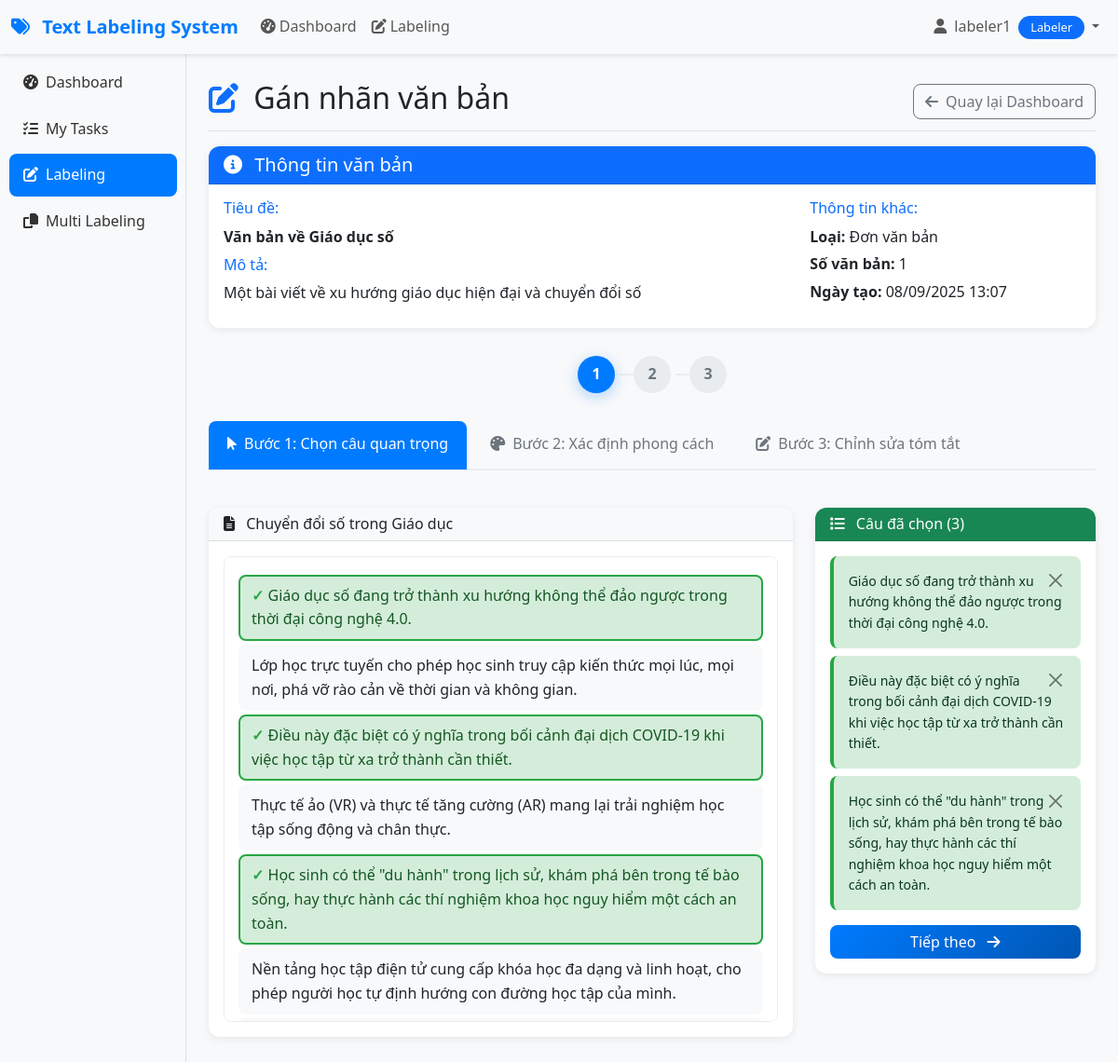
Page /labeler/labeling.php?group_id=2 (signed in) on the committed database.
### tables this page shows
CREATE TABLE `document_groups` (
  `id` int(11) NOT NULL AUTO_INCREMENT,
  `title` varchar(255) NOT NULL,
  `description` text,
  `group_type` enum('single','multi') NOT NULL DEFAULT 'single',
  `ai_summary` text NOT NULL,
  `uploaded_by` int(11) DEFAULT NULL,
  `assigned_labeler` int(11) DEFAULT NULL,
  `assigned_reviewer` int(11) DEFAULT NULL,
  `status` enum('pending','in_progress','completed','reviewed') NOT NULL DEFAULT 'pending',
  `priority` enum('low','medium','high') NOT NULL DEFAULT 'medium',
  `deadline` datetime DEFAULT NULL,
  `created_at` timestamp NOT NULL DEFAULT CURRENT_TIMESTAMP,
  `updated_at` timestamp NOT NULL DEFAULT CURRENT_TIMESTAMP ON UPDATE CURRENT_TIMESTAMP,
  PRIMARY KEY (`id`),
  KEY `idx_uploaded_by` (`uploaded_by`),
  KEY `idx_assigned_labeler` (`assigned_labeler`),
  KEY `idx_assigned_reviewer` (`assigned_reviewer`),
  KEY `idx_status` (`status`),
  KEY `idx_group_type` (`group_type`),
  KEY `idx_created_at` (`created_at`),
  CONSTRAINT `fk_groups_uploader` FOREIGN KEY (`uploaded_by`) REFERENCES `users` (`id`) ON DELETE SET NULL,
  CONSTRAINT `fk_groups_labeler` FOREIGN KEY (`assigned_labeler`) REFERENCES `users` (`id`) ON DELETE SET NULL,
  CONSTRAINT `fk_groups_reviewer` FOREIGN KEY (`assigned_reviewer`) REFERENCES `users` (`id`) ON DELETE SET NULL
);

CREATE TABLE `documents` (
  `id` int(11) NOT NULL AUTO_INCREMENT,
  `title` varchar(255) NOT NULL,
  `content` longtext NOT NULL,
  `group_id` int(11) DEFAULT NULL,
  `document_order` int(11) NOT NULL DEFAULT 1,
  `file_path` varchar(500) DEFAULT NULL,
  `file_size` bigint(20) DEFAULT NULL,
  `word_count` int(11) DEFAULT NULL,
  `sentence_count` int(11) DEFAULT NULL,
  `uploaded_by` int(11) DEFAULT NULL,
  `created_at` timestamp NOT NULL DEFAULT CURRENT_TIMESTAMP,
  `updated_at` timestamp NOT NULL DEFAULT CURRENT_TIMESTAMP ON UPDATE CURRENT_TIMESTAMP,
  PRIMARY KEY (`id`),
  KEY `idx_group_id` (`group_id`),
  KEY `idx_uploaded_by` (`uploaded_by`),
  KEY `idx_document_order` (`document_order`),
  KEY `idx_created_at` (`created_at`),
  CONSTRAINT `fk_documents_group` FOREIGN KEY (`group_id`) REFERENCES `document_groups` (`id`) ON DELETE CASCADE,
  CONSTRAINT `fk_documents_uploader` FOREIGN KEY (`uploaded_by`) REFERENCES `users` (`id`) ON DELETE SET NULL
);

### includes/functions.php (called while the page is built, shortened)
<?php
function getDocumentGroup($group_id) {
    global $pdo;
    try {
        $stmt = $pdo->prepare("
            SELECT dg.*, u.username as uploaded_by_user
            FROM document_groups dg
            LEFT JOIN users u ON dg.uploaded_by = u.id
            WHERE dg.id = ?
        ");
        $stmt->execute([$group_id]);
        return $stmt->fetch();
    } catch (Exception $e) {
        throw new Exception("Error fetching document group: " . $e->getMessage());
    }
}
function getDocumentsByGroup($group_id) {
    global $pdo;
    try {
        $stmt = $pdo->prepare("
            SELECT * FROM documents
            WHERE group_id = ?
            ORDER BY document_order ASC
        ");
        $stmt->execute([$group_id]);
        return $stmt->fetchAll();
    } catch (Exception $e) {
        throw new Exception("Error fetching documents: " . $e->getMessage());
    }
}
function getLabeling($group_id, $user_id) {
    global $pdo;
    try {
        $stmt = $pdo->prepare("SELECT * FROM labelings WHERE group_id = ? AND user_id = ?");
        $stmt->execute([$group_id, $user_id]);
        return $stmt->fetch();
    } catch (Exception $e) {
        throw new Exception("Error fetching labeling: " . $e->getMessage());
    }
}
?>

### labeler/labeling.php (the view, shortened to what this page needs)
<?php
require_once '../config/database.php';
require_once '../includes/functions.php';
$user_id = $_SESSION['user_id'];
$group_id = isset($_GET['group_id']) ? (int)$_GET['group_id'] : 0;
try {
    $group = getDocumentGroup($group_id);
    $documents = getDocumentsByGroup($group_id);
    $existing_labeling = getLabeling($group_id, $user_id);
    $selected_sentences = [];
    if ($existing_labeling) {
        $selected_sentences = json_decode($existing_labeling['selected_sentences'] ?? '[]', true);
    }
} catch (Exception $e) {
    $error_message = "Lỗi khi tải dữ liệu: " . $e->getMessage();
}
?>
<!DOCTYPE html>
<html lang="vi">
<head>
    <link href="https://cdnjs.cloudflare.com/ajax/libs/bootstrap/5.3.0/css/bootstrap.min.css" rel="stylesheet">
    <link href="https://cdnjs.cloudflare.com/ajax/libs/font-awesome/6.4.0/css/all.min.css" rel="stylesheet">
    <link href="../css/style.css" rel="stylesheet">
</head>
<body>
    <?php include '../includes/header.php'; ?>
    <div class="container-fluid">
        <div class="row">
            <nav class="col-md-3 col-lg-2 d-md-block bg-light sidebar">
                <div class="position-sticky pt-3">
                    <ul class="nav flex-column">
                        <li class="nav-item">
                            <a class="nav-link" href="dashboard.php">
                                <i class="fas fa-tachometer-alt me-2"></i>Dashboard
                            </a>
                        </li>
                        <li class="nav-item">
                            <a class="nav-link" href="my_tasks.php">
                                <i class="fas fa-tasks me-2"></i>My Tasks
                            </a>
                        </li>
                        <li class="nav-item">
                            <a class="nav-link active" href="labeling.php">
                                <i class="fas fa-edit me-2"></i>Labeling
                            </a>
                        </li>
                        <li class="nav-item">
                            <a class="nav-link" href="multi_labeling.php">
                                <i class="fas fa-copy me-2"></i>Multi Labeling
                            </a>
                        </li>
                    </ul>
                </div>
            </nav>
            <main class="col-md-9 ms-sm-auto col-lg-10 px-md-4">
                <div class="d-flex justify-content-between flex-wrap flex-md-nowrap align-items-center pt-3 pb-2 mb-3 border-bottom">
                    <h1 class="h2">
                        <i class="fas fa-edit me-2 text-primary"></i>
                        Gán nhãn văn bản
                    </h1>
                    <div class="btn-toolbar mb-2 mb-md-0">
                        <a href="dashboard.php" class="btn btn-outline-secondary">
                            <i class="fas fa-arrow-left me-2"></i>Quay lại Dashboard
                        </a>
                    </div>
                </div>
                <div class="card mb-4">
                    <div class="card-header bg-primary text-white">
                        <h5 class="mb-0">
                            <i class="fas fa-info-circle me-2"></i>
                            Thông tin văn bản
                        </h5>
                    </div>
                    <div class="card-body">
                        <div class="row">
                            <div class="col-md-8">
                                <h6 class="text-primary">Tiêu đề:</h6>
                                <p class="mb-2"><strong><?php echo htmlspecialchars($group['title']); ?></strong></p>
                                <h6 class="text-primary">Mô tả:</h6>
                                <p class="mb-2"><?php echo htmlspecialchars($group['description'] ?? ''); ?></p>
                            </div>
                            <div class="col-md-4">
                                <h6 class="text-primary">Thông tin khác:</h6>
                                <p class="mb-1"><strong>Loại:</strong> <?php echo $group['group_type'] === 'multi' ? 'Đa văn bản' : 'Đơn văn bản'; ?></p>
                                <p class="mb-1"><strong>Số văn bản:</strong> <?php echo count($documents); ?></p>
                                <p class="mb-0"><strong>Ngày tạo:</strong> <?php echo date('d/m/Y H:i', strtotime($group['created_at'])); ?></p>
                            </div>
                        </div>
                    </div>
                </div>
                <div class="progress-step">
                    <div class="step active" id="step-1">1</div>
                    <div class="step" id="step-2">2</div>
                    <div class="step" id="step-3">3</div>
                </div>
                <ul class="nav nav-tabs" id="labelingTabs" role="tablist">
                    <li class="nav-item" role="presentation">
                        <button class="nav-link active" id="step1-tab" data-bs-toggle="tab" data-bs-target="#step1" type="button">
                            <i class="fas fa-mouse-pointer me-2"></i>Bước 1: Chọn câu quan trọng
                        </button>
                    </li>
                    <li class="nav-item" role="presentation">
                        <button class="nav-link" id="step2-tab" data-bs-toggle="tab" data-bs-target="#step2" type="button">
                            <i class="fas fa-palette me-2"></i>Bước 2: Xác định phong cách
                        </button>
                    </li>
                    <li class="nav-item" role="presentation">
                        <button class="nav-link" id="step3-tab" data-bs-toggle="tab" data-bs-target="#step3" type="button">
                            <i class="fas fa-edit me-2"></i>Bước 3: Chỉnh sửa tóm tắt
                        </button>
                    </li>
                </ul>
                <div class="tab-content" id="labelingTabContent">
                    <div class="tab-pane fade show active" id="step1" role="tabpanel">
                        <div class="row">
                            <div class="col-md-8">
                                <?php if (!empty($documents)): ?>
                                    <?php foreach ($documents as $index => $document): ?>
                                        <div class="card mb-3">
                                            <div class="card-header bg-light">
                                                <h6 class="mb-0">
                                                    <i class="fas fa-file-text me-2"></i>
                                                    <?php echo htmlspecialchars($document['title']); ?>
                                                </h6>
                                            </div>
                                            <div class="card-body">
                                                <div class="document-content" data-document-id="<?php echo $document['id']; ?>">
                                                    <?php
                                                    $sentences = preg_split('/(?<=[.!?])\s+/', $document['content'], -1, PREG_SPLIT_NO_EMPTY);
                                                    foreach ($sentences as $sentence_index => $sentence):
                                                        $sentence_id = $document['id'] . '_' . $sentence_index;
                                                        $is_selected = in_array($sentence_id, $selected_sentences);
                                                    ?>
                                                        <div class="sentence <?php echo $is_selected ? 'selected' : ''; ?>"
                                                             data-sentence-id="<?php echo $sentence_id; ?>"
                                                             data-document-id="<?php echo $document['id']; ?>"
                                                             data-sentence-index="<?php echo $sentence_index; ?>">
                                                            <?php echo htmlspecialchars(trim($sentence)); ?>
                                                        </div>
                                                    <?php endforeach; ?>
                                                </div>
                                            </div>
                                        </div>
                                    <?php endforeach; ?>
                                <?php endif; ?>
                            </div>
                            <div class="col-md-4">
                                <div class="card">
                                    <div class="card-header bg-success text-white">
                                        <h6 class="mb-0">
                                            <i class="fas fa-list me-2"></i>
                                            Câu đã chọn (<span id="selected-count">0</span>)
                                        </h6>
                                    </div>
                                    <div class="card-body">
                                        <div id="selected-sentences-summary">
                                        </div>
                                        <div class="mt-3">
                                            <button type="button" class="btn btn-primary w-100" onclick="goToStep(2)">
                                                Tiếp theo <i class="fas fa-arrow-right ms-2"></i>
                                            </button>
                                        </div>
                                    </div>
                                </div>
                            </div>
                        </div>
                    </div>
                </div>
            </main>
        </div>
    </div>
</body>
</html>

### css/style.css (style rules this page uses)
body { font-family: 'Segoe UI', Tahoma, Geneva, Verdana, sans-serif; background-color: #f8f9fa; line-height: 1.6; }
.sidebar { position: fixed; top: 0; bottom: 0; left: 0; z-index: 100; padding: 48px 0 0; box-shadow: inset -1px 0 0 rgba(0, 0, 0, .1); background-color: #f8f9fa; }
.sidebar .nav-link { color: #333; padding: 10px 15px; border-radius: 8px; margin: 2px 10px; transition: all 0.3s ease; }
.sidebar .nav-link.active { background-color: #007bff; color: white; }
.card { border: none; border-radius: 12px; box-shadow: 0 2px 10px rgba(0,0,0,0.08); transition: all 0.3s ease; }
.card-header { border-radius: 12px 12px 0 0 !important; border-bottom: 1px solid rgba(0,0,0,0.125); font-weight: 600; }
.btn { border-radius: 8px; font-weight: 500; transition: all 0.3s ease; }
.btn-primary { background: linear-gradient(135deg, #007bff 0%, #0056b3 100%); border: none; }
.sentence { display: block; padding: 8px 12px; margin: 4px 0; border-radius: 8px; cursor: pointer; transition: all 0.3s ease; border: 2px solid transparent; line-height: 1.6; background-color: #f8f9fa; word-wrap: break-word; }
.sentence.selected { background-color: #d4edda; border-color: #28a745; color: #155724; font-weight: 500; }
.sentence.selected::before { content: "✓ "; color: #28a745; font-weight: bold; }
.document-content { max-height: 500px; overflow-y: auto; padding: 15px; background-color: white; border: 1px solid #e9ecef; border-radius: 8px; }
.progress-step { display: flex; justify-content: center; align-items: center; margin: 30px 0; }
.step { width: 40px; height: 40px; border-radius: 50%; background: #e9ecef; color: #6c757d; display: flex; align-items: center; justify-content: center; margin: 0 10px; font-weight: bold; transition: all 0.3s ease; position: relative; }
.step::after { content: ''; position: absolute; right: -25px; width: 20px; height: 2px; background: #e9ecef; z-index: -1; }
.step:last-child::after { display: none; }
.step.active { background: #007bff; color: white; box-shadow: 0 4px 15px rgba(0,123,255,0.3); }
.nav-tabs { border-bottom: 2px solid #e9ecef; margin-bottom: 20px; }
.nav-tabs .nav-link { border: none; border-radius: 8px 8px 0 0; color: #6c757d; padding: 12px 20px; margin-right: 5px; transition: all 0.3s ease; background-color: transparent; }
.nav-tabs .nav-link.active { background-color: #007bff; color: white; border-bottom: 2px solid #007bff; }
.tab-content { padding: 20px 0; }

### labeler/labeling.php (style rules this page uses)
.sentence { padding: 8px 12px; margin: 4px 0; border-radius: 8px; cursor: pointer; transition: all 0.3s ease; border: 2px solid transparent; line-height: 1.6; background-color: #f8f9fa; }
.sentence.selected { background-color: #d4edda; border-color: #28a745; color: #155724; }
.progress-step { display: flex; justify-content: center; margin: 30px 0; }
.step { width: 40px; height: 40px; border-radius: 50%; background: #e9ecef; color: #6c757d; display: flex; align-items: center; justify-content: center; margin: 0 10px; font-weight: bold; transition: all 0.3s ease; }
.step.active { background: #007bff; color: white; }

### rows in the picture
document_groups: title "Văn bản về Giáo dục số", description "Một bài viết về xu hướng giáo dục hiện đại và chuyển đổi số", created_at "08/09/2025 13:07"
documents: title "Chuyển đổi số trong Giáo dục", content "Giáo dục số đang trở thành xu hướng không thể đảo ngược trong thời đại công nghệ 4.0.", content "Lớp học trực tuyến cho phép học sinh truy cập kiến thức mọi lúc, mọi nơi, phá vỡ rào cản về thời gian và không gian.", content "Điều này đặc biệt có ý nghĩa trong bối cảnh đại dịch COVID-19 khi việc học tập từ xa trở thành cần thiết.", content "Thực tế ảo (VR) và thực tế tăng cường (AR) mang lại trải nghiệm học tập sống động và chân thực.", content "Học sinh có thể \"du hành\" trong lịch sử, khám phá bên trong tế bào sống, hay thực hành các thí nghiệm khoa học nguy hiểm một cách an toàn.", content "Nền tảng học tập điện tử cung cấp khóa học đa dạng và linh hoạt, cho phép người học tự định hướng con đường học tập của mình."

### other values in the picture
$current_user "labeler1"
$current_role "Labeler"
count($documents) "1"
